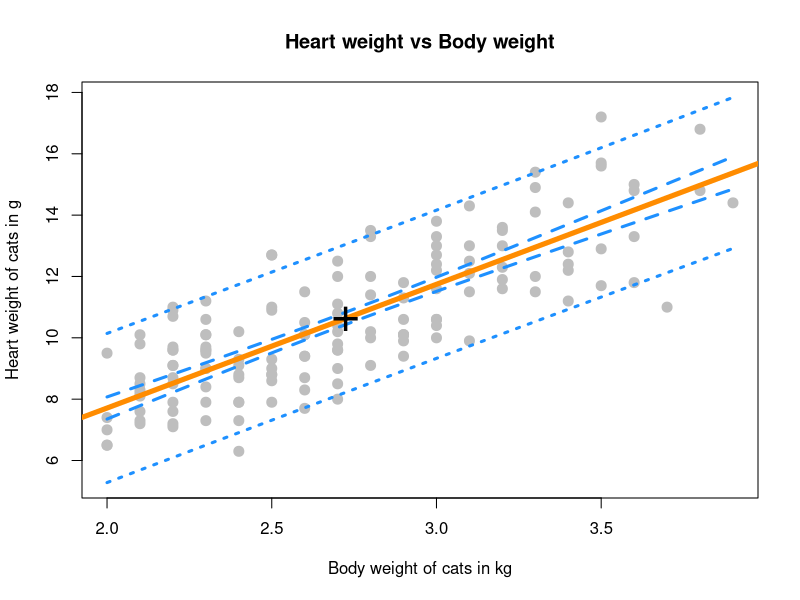
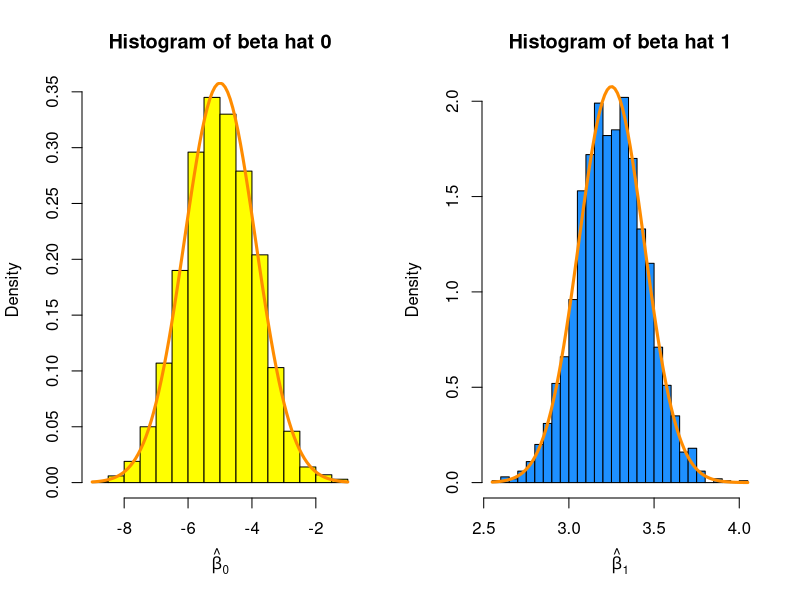

The R script that drew these images, in order:
## ---- chunk 1
library(MASS)
cat_model = lm(Hwt~Bwt, data=cats)
## ---- chunk 2
summary(cat_model)$coefficients[2, "t value"]
## ---- chunk 3
summary(cat_model)$coefficients[2, "Pr(>|t|)"]
## ---- chunk 4
confint(cat_model,parm="Bwt",level=0.90)
## ---- chunk 5
confint(cat_model,parm="(Intercept)",level=0.99)
## ---- chunk 6
predict(cat_model, newdata = data.frame(Bwt=c(2.1, 2.8)), interval = c("confidence"), level = 0.99)
## ---- chunk 7
predict(cat_model, newdata = data.frame(Bwt=c(2.8, 4.2)), interval = c("prediction"), level = 0.99)
## ---- chunk 8
body_wt_grid = seq(min(cats$Bwt), max(cats$Bwt), by = 0.01)
dist_ci_band = predict(cat_model, 
                       newdata = data.frame(Bwt = body_wt_grid), 
                       interval = "confidence", level = 0.90)
dist_pi_band = predict(cat_model, 
                       newdata = data.frame(Bwt = body_wt_grid), 
                       interval = "prediction", level = 0.90) 

plot(Hwt ~ Bwt, data = cats,
     xlab = "Body weight of cats in kg",
     ylab = "Heart weight of cats in g",
     main = "Heart weight vs Body weight",
     pch  = 20,
     cex  = 2,
     col  = "grey",
     ylim = c(min(dist_pi_band), max(dist_pi_band)))
abline(cat_model, lwd = 5, col = "darkorange")

lines(body_wt_grid, dist_ci_band[,"lwr"], col = "dodgerblue", lwd = 3, lty = 2)
lines(body_wt_grid, dist_ci_band[,"upr"], col = "dodgerblue", lwd = 3, lty = 2)
lines(body_wt_grid, dist_pi_band[,"lwr"], col = "dodgerblue", lwd = 3, lty = 3)
lines(body_wt_grid, dist_pi_band[,"upr"], col = "dodgerblue", lwd = 3, lty = 3)
points(mean(cats$Bwt), mean(cats$Hwt), pch = "+", cex = 3)
## ---- chunk 9
x= cats$Bwt
Sxx = sum((x - mean(x)) ^ 2)
se= summary(cat_model)$sigma/sqrt(Sxx)
t_stat= (coef(cat_model)[["Bwt"]]-4)/se
t_stat
## ---- chunk 10
2*pt(t_stat, df= length(x)-2, lower.tail = FALSE)
## ---- chunk 11
data(Ozone, package = "mlbench")
Ozone = Ozone[, c(4, 6, 7, 8)]
colnames(Ozone) = c("ozone", "wind", "humidity", "temp")
Ozone = Ozone[complete.cases(Ozone), ]
## ---- chunk 12
ozone_wind_model=lm(ozone~wind, data=Ozone)
## ---- chunk 13
summary(ozone_wind_model)$coefficients[2, "t value"]
## ---- chunk 14
summary(ozone_wind_model)$coefficients[2, "Pr(>|t|)"]
## ---- chunk 15
ozone_temp_model=lm(ozone~temp, data=Ozone)
## ---- chunk 16
summary(ozone_temp_model)$coefficients[2, "t value"]
## ---- chunk 17
summary(ozone_temp_model)$coefficients[2, "Pr(>|t|)"]
## ---- chunk 18
birthday = 19930501
set.seed(birthday)
n = 50
x = seq(0, 10, length = n)
## ---- chunk 19
beta_0  = -5
beta_1  = 3.25
sigma   = 4

Sxx = sum((x - mean(x)) ^ 2)

sim_slr = function(x, beta_0, beta_1, sigma) {
  n = length(x)
  epsilon = rnorm(n, mean = 0, sd = sigma)
  y = beta_0 + beta_1 * x + epsilon
  data.frame(predictor = x, response = y)
}

beta_hat_1 = rep(0, 2000)
beta_hat_0 = rep(0, 2000)
for (i in 1:2000){
    sim_data = sim_slr(x = x, beta_0 = -5, beta_1 = 3.25, sigma = 4)
    sim_fit = lm(response ~ predictor, data = sim_data)
    beta_hat_0[i]=coef(sim_fit)[1]
    beta_hat_1[i]=coef(sim_fit)[2]
}


## ---- chunk 20
mat <- matrix(, nrow = 4, ncol = 2)
colnames(mat) = c("beta_hat_0", "beta_hat_1")
rownames(mat)=c("Expected Value", "Observed Mean", "True SD", "Observed SD")
mat[1, c(1,2)] <- c(-5, 3.25)
mat[2, c(1,2)] <- c(mean(beta_hat_0), mean(beta_hat_1))
mat[3, c(1,2)] <- c(4*sqrt(((1/50) + (mean(x)^2/Sxx))),4/sqrt(Sxx))
mat[4, c(1,2)] <- c(sd(beta_hat_0), sd(beta_hat_1))
knitr::kable(mat)
## ---- chunk 21
par(mfrow=c(1,2))
hist(beta_hat_0, prob = TRUE, breaks = 25, 
     xlab = expression(hat(beta)[0]), main = "Histogram of beta hat 0", border = "black", col="yellow")
curve(dnorm(x, mean = -5, sd = 4*sqrt(((1/50) + (mean(x)^2/Sxx)))),
      col = "darkorange", add = TRUE, lwd = 3)

hist(beta_hat_1, prob = TRUE, breaks = 25, 
     xlab = expression(hat(beta)[1]), main = "Histogram of beta hat 1", border = "black", col="dodgerblue")
curve(dnorm(x, mean = 3.25, sd = 4/sqrt(Sxx)), 
      col = "darkorange", add = TRUE, lwd = 3)


## ---- chunk 22
birthday = 19930501
set.seed(birthday)
n = 25
x = seq(0, 2.5, length = n)
## ---- chunk 23
beta_0  = 5
beta_1  = 2
sigma   = 3

Sxx = sum((x - mean(x)) ^ 2)

sim_slr = function(x, beta_0 = 5, beta_1 = 2, sigma = 3) {
  n = length(x)
  epsilon = rnorm(n, mean = 0, sd = sigma)
  y = beta_0 + beta_1 * x + epsilon
  data.frame(predictor = x, response = y)
}

beta_hat_1 = rep(0, 2500)
s_e_vec= rep(0, 2500)
for (i in 1:2500){
    sim_data = sim_slr(x = x, beta_0 = 5, beta_1 = 2, sigma = 3)
    sim_fit = lm(response ~ predictor, data = sim_data)
    s_e_vec[i]=summary(sim_fit)$sigma
    beta_hat_1[i]=coef(sim_fit)[2]
}


## ---- chunk 24
crit_value= qt(0.975, df= n-2)
lower_95 = beta_hat_1-crit_value*(s_e_vec/sqrt(Sxx))
upper_95 = beta_hat_1+crit_value*(s_e_vec/sqrt(Sxx))
## ---- chunk 25
mean(2>lower_95 & 2< upper_95)
## ---- chunk 26
1-mean(0>lower_95 & 0< upper_95)
## ---- chunk 27
crit_value= qt(0.995, df= n-2)
lower_99 = beta_hat_1-crit_value*(s_e_vec/sqrt(Sxx))
upper_99 = beta_hat_1+crit_value*(s_e_vec/sqrt(Sxx))
## ---- chunk 28
mean(2>lower_99 & 2< upper_99)
## ---- chunk 29
1-mean(0>lower_99 & 0 < upper_99)
## ---- chunk 30
calc_pred_int <- function(model, newdata, level=0.95){
  point_est= predict(model, newdata= newdata)
  prop= level+((1-level)/2)
  critic_value = qt(prop, df= length(model$residuals)-2)
  s_e= summary(model)$sigma
  x_vals= model$model[,2]
  Sxx = sum((x_vals - mean(x_vals)) ^ 2)
  
  temp1= sqrt(1+ (1/length(resid(model)))  + ((newdata$Bwt-mean(x_vals))^2/ Sxx))
  
  lower= point_est - critic_value * s_e*temp1
  upper= point_est + critic_value * s_e*temp1
  
  return (list(estimate= point_est, lower=lower, upper=upper))
  
}
## ---- chunk 31
newcat_1 = data.frame(Bwt = 4.0)
calc_pred_int(cat_model, newcat_1)
## ---- chunk 32
newcat_2 = data.frame(Bwt = 3.3)
calc_pred_int(cat_model, newcat_2, level = 0.99)
